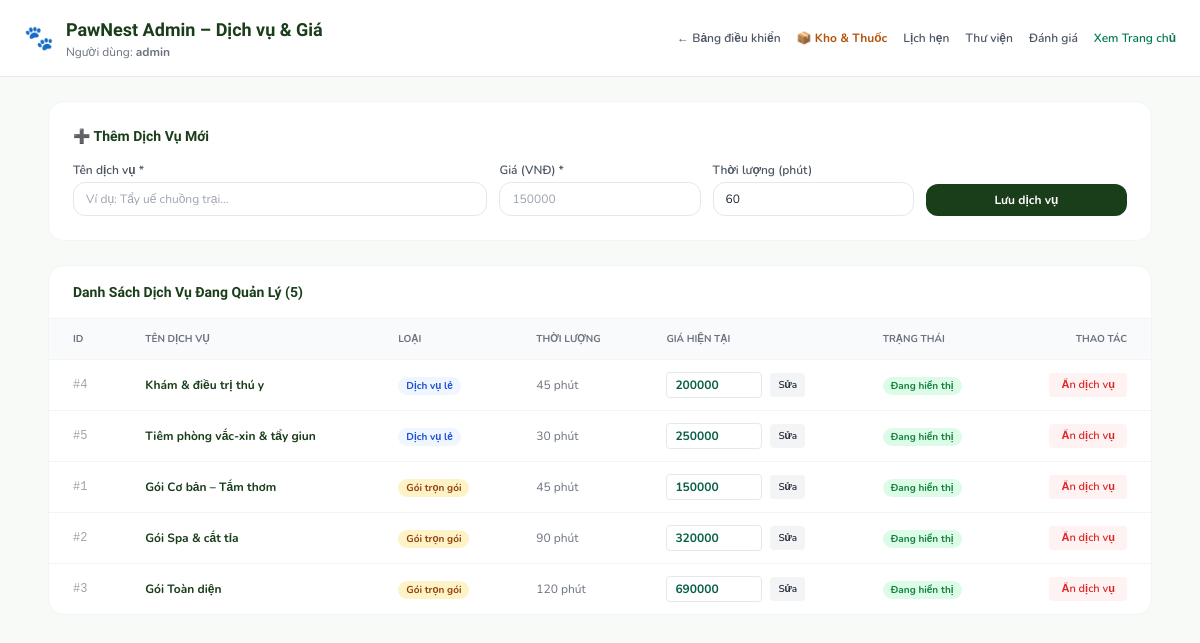
Screenshot of /admin/services.php (signed in) with the database file from the repository.
### tables this page shows
CREATE TABLE IF NOT EXISTS services (
    id INT AUTO_INCREMENT PRIMARY KEY,
    name VARCHAR(100) NOT NULL,
    description TEXT NULL,
    duration_min INT NOT NULL DEFAULT 60,
    price DECIMAL(12, 0) NOT NULL,
    is_package TINYINT(1) NOT NULL DEFAULT 0,
    is_active TINYINT(1) NOT NULL DEFAULT 1
);

### admin/services.php (the view, shortened to what this page needs)
<?php
$pdo = Database::getConnection();
$services = $pdo->query('SELECT * FROM services ORDER BY is_package ASC, id ASC')->fetchAll();
?>
<!DOCTYPE html>
<html lang="vi">
<head>
  <script src="https://cdn.tailwindcss.com"></script>
</head>
<body class="bg-[#F8FAF7] text-gray-800 min-h-screen">
  <header class="bg-white border-b border-gray-200 px-6 py-4 flex items-center justify-between sticky top-0 z-30">
    <div class="flex items-center gap-3">
      <span class="text-2xl">🐾</span>
      <div>
        <h1 class="text-lg font-bold text-[#1a3d1a]">PawNest Admin – Dịch vụ & Giá</h1>
        <p class="text-xs text-gray-500">Người dùng: <strong><?= htmlspecialchars($_SESSION['username'] ?? 'Admin') ?></strong></p>
      </div>
    </div>
    <div class="flex items-center gap-4 text-xs font-semibold">
      <a href="/admin/dashboard.php" class="text-gray-600 hover:text-[#1a3d1a]">← Bảng điều khiển</a>
      <a href="/admin/inventory.php" class="text-amber-700 font-bold hover:underline">📦 Kho & Thuốc</a>
      <a href="/admin/appointments.php" class="text-gray-600 hover:text-[#1a3d1a]">Lịch hẹn</a>
      <a href="/admin/gallery.php" class="text-gray-600 hover:text-[#1a3d1a]">Thư viện</a>
      <a href="/admin/reviews.php" class="text-gray-600 hover:text-[#1a3d1a]">Đánh giá</a>
      <a href="/index.php" target="_blank" class="text-emerald-700 hover:underline">Xem Trang chủ</a>
    </div>
  </header>
  <main class="max-w-6xl mx-auto p-6 space-y-6">
    <div class="bg-white p-6 rounded-2xl border border-gray-100 shadow-xs">
      <h3 class="font-bold text-sm text-[#1a3d1a] mb-4">➕ Thêm Dịch Vụ Mới</h3>
      <form method="POST" class="grid grid-cols-1 sm:grid-cols-5 gap-3 items-end text-xs">
        <div class="sm:col-span-2">
          <label class="block font-semibold text-gray-600 mb-1">Tên dịch vụ *</label>
          <input type="text" name="name" placeholder="Ví dụ: Tẩy uế chuồng trại..." required class="w-full px-3 py-2 rounded-xl border border-gray-200" />
        </div>
        <div>
          <label class="block font-semibold text-gray-600 mb-1">Giá (VNĐ) *</label>
          <input type="number" name="price" placeholder="150000" required class="w-full px-3 py-2 rounded-xl border border-gray-200" />
        </div>
        <div>
          <label class="block font-semibold text-gray-600 mb-1">Thời lượng (phút)</label>
          <input type="number" name="duration_min" value="60" class="w-full px-3 py-2 rounded-xl border border-gray-200" />
        </div>
        <div>
          <button type="submit" class="w-full py-2 bg-[#1a3d1a] hover:bg-[#2a5a2a] text-white font-bold rounded-xl cursor-pointer">
            Lưu dịch vụ
          </button>
        </div>
      </form>
    </div>
    <div class="bg-white rounded-2xl border border-gray-100 shadow-xs overflow-hidden">
      <div class="px-6 py-4 border-b border-gray-100 flex items-center justify-between">
        <h3 class="font-bold text-sm text-[#1a3d1a]">Danh Sách Dịch Vụ Đang Quản Lý (<?= count($services) ?>)</h3>
      </div>
      <div class="overflow-x-auto">
        <table class="w-full text-xs text-left">
          <thead class="bg-gray-50 text-gray-500 font-semibold uppercase text-[10px] border-b border-gray-100">
            <tr>
              <th class="px-6 py-3">ID</th>
              <th class="px-6 py-3">Tên Dịch Vụ</th>
              <th class="px-6 py-3">Loại</th>
              <th class="px-6 py-3">Thời lượng</th>
              <th class="px-6 py-3">Giá Hiện Tại</th>
              <th class="px-6 py-3">Trạng thái</th>
              <th class="px-6 py-3 text-right">Thao tác</th>
            </tr>
          </thead>
          <tbody class="divide-y divide-gray-100">
            <?php foreach ($services as $s): ?>
              <tr class="hover:bg-gray-50/50">
                <td class="px-6 py-3 font-mono text-gray-400">#<?= $s['id'] ?></td>
                <td class="px-6 py-3 font-bold text-[#1a3d1a]"><?= htmlspecialchars($s['name']) ?></td>
                <td class="px-6 py-3">
                  <span class="px-2 py-0.5 rounded-full text-[10px] font-bold <?= $s['is_package'] ? 'bg-amber-100 text-amber-800' : 'bg-blue-50 text-blue-700' ?>">
                    <?= $s['is_package'] ? 'Gói trọn gói' : 'Dịch vụ lẻ' ?>
                  </span>
                </td>
                <td class="px-6 py-3 text-gray-500"><?= $s['duration_min'] ?> phút</td>
                <td class="px-6 py-3">
                  <form method="POST" class="flex items-center gap-2">
                    <input type="number" name="price" value="<?= $s['price'] ?>" class="w-24 px-2 py-1 rounded border border-gray-200 text-xs font-bold text-emerald-800" />
                    <button type="submit" class="px-2 py-1 bg-gray-100 hover:bg-gray-200 text-[10px] font-semibold rounded cursor-pointer">Sửa</button>
                  </form>
                </td>
                <td class="px-6 py-3">
                  <span class="px-2 py-0.5 rounded-full text-[10px] font-bold <?= $s['is_active'] ? 'bg-green-100 text-green-700' : 'bg-red-100 text-red-600' ?>">
                    <?= $s['is_active'] ? 'Đang hiển thị' : 'Đã ẩn' ?>
                  </span>
                </td>
                <td class="px-6 py-3 text-right">
                  <form method="POST" class="inline">
                    <button type="submit" class="px-3 py-1 rounded text-[11px] font-semibold cursor-pointer <?= $s['is_active'] ? 'bg-red-50 text-red-600 hover:bg-red-100' : 'bg-green-50 text-green-700 hover:bg-green-100' ?>">
                      <?= $s['is_active'] ? 'Ẩn dịch vụ' : 'Bật hiển thị' ?>
                    </button>
                  </form>
                </td>
              </tr>
            <?php endforeach; ?>
          </tbody>
        </table>
      </div>
    </div>
  </main>
</body>
</html>

### admin/services.php (style rules this page uses)
body { font-family: 'Nunito', sans-serif; }
h1, h2, h3 { font-family: 'Baloo 2', cursive, sans-serif; }

### rows the page displays
services: id "4", name "Khám & điều trị thú y", is_package "Dịch vụ lẻ", duration_min "45", price "200000", is_active "Đang hiển thị"
services: id "5", name "Tiêm phòng vắc-xin & tẩy giun", is_package "Dịch vụ lẻ", duration_min "30", price "250000", is_active "Đang hiển thị"
services: id "1", name "Gói Cơ bản – Tắm thơm", is_package "Gói trọn gói", duration_min "45", price "150000", is_active "Đang hiển thị"
services: id "2", name "Gói Spa & cắt tỉa", is_package "Gói trọn gói", duration_min "90", price "320000", is_active "Đang hiển thị"
services: id "3", name "Gói Toàn diện", is_package "Gói trọn gói", duration_min "120", price "690000", is_active "Đang hiển thị"

### other values shown
$_SESSION['username'] "admin"
count($services) "5"
